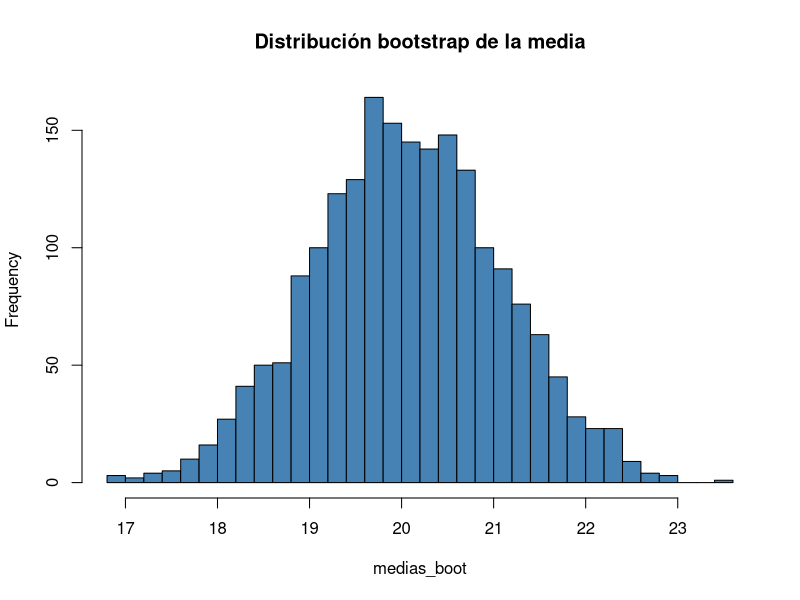
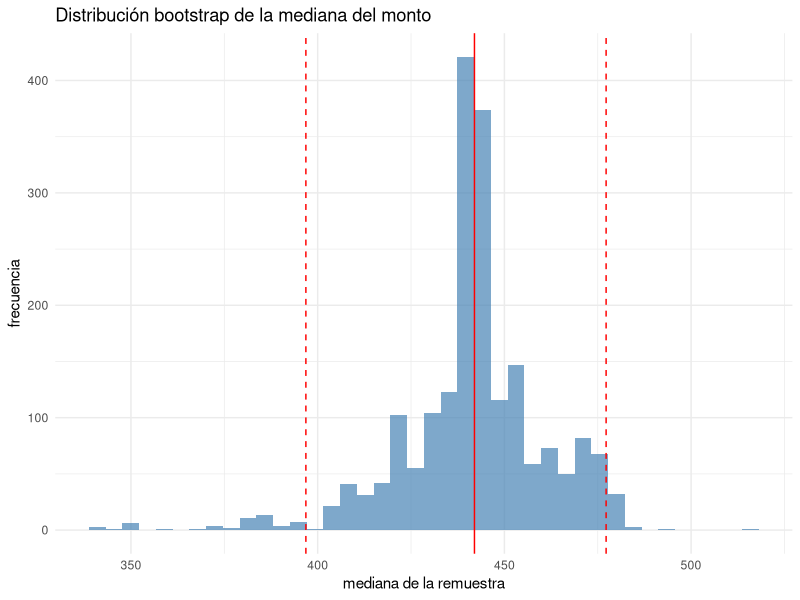
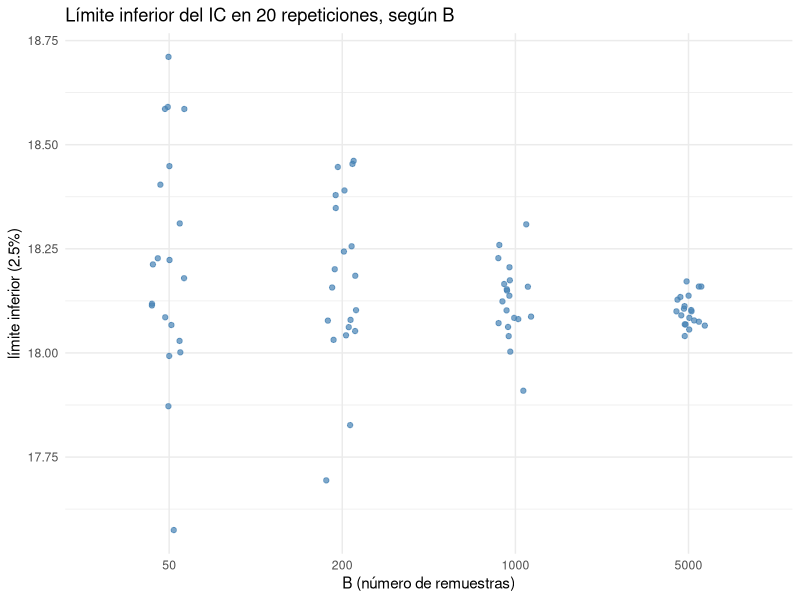

The R script that drew these images, in order:
# =============================================================================
# Sesión 6b — Bootstrap
# Curso de nivelación en R — CIMAT Aguascalientes
# =============================================================================
#
# Objetivo de la sesión (2h):
#   Entender el bootstrap como técnica de remuestreo para aproximar la
#   distribución muestral de un estadístico sin depender de supuestos
#   paramétricos, construir intervalos de confianza bootstrap (método
#   percentil), y aplicarlo a estadísticos sin fórmula cerrada simple
#   (mediana, correlación, diferencia de medias).

library(tidyverse)

# -----------------------------------------------------------------------------
# 1. ¿Qué es bootstrap? Remuestreo con reemplazo
# -----------------------------------------------------------------------------
# Tratamos la muestra que ya tenemos como si fuera la población, y sacamos
# remuestras del mismo tamaño, CON reemplazo.

set.seed(2026)
x <- mtcars$mpg

remuestra <- sample(x, size = length(x), replace = TRUE)
remuestra   # algunos valores se repiten, otros quedan fuera -- así es el chiste

# -----------------------------------------------------------------------------
# 2. Bootstrap manual con replicate()
# -----------------------------------------------------------------------------

set.seed(2026)
B <- 2000   # número de remuestras
medias_boot <- replicate(B, mean(sample(x, replace = TRUE)))

hist(medias_boot, breaks = 40, col = "steelblue", main = "Distribución bootstrap de la media")
mean(medias_boot)   # se acerca a mean(x)
sd(medias_boot)      # "error estándar bootstrap"

# -----------------------------------------------------------------------------
# 3. Intervalo de confianza bootstrap (método percentil)
# -----------------------------------------------------------------------------

quantile(medias_boot, probs = c(0.025, 0.975))

# Comparar contra el intervalo clásico (asume normalidad):
t.test(x)$conf.int

# -----------------------------------------------------------------------------
# 4. Bootstrap para otros estadísticos: mediana
# -----------------------------------------------------------------------------
# No hay una fórmula cerrada simple para el error estándar de la mediana --
# el bootstrap no necesita una.

set.seed(2026)
medianas_boot <- replicate(B, median(sample(x, replace = TRUE)))
quantile(medianas_boot, probs = c(0.025, 0.975))

# -----------------------------------------------------------------------------
# 5. Bootstrap "por filas": estadísticos entre dos variables
# -----------------------------------------------------------------------------
# Para algo como la correlación, no puedes remuestrear cada vector por
# separado -- rompería la relación entre las variables. Remuestreas FILAS.

n <- nrow(mtcars)
set.seed(2026)
cors_boot <- replicate(B, {
  filas <- sample(1:n, size = n, replace = TRUE)
  muestra <- mtcars[filas, ]
  cor(muestra$mpg, muestra$hp)
})

quantile(cors_boot, probs = c(0.025, 0.975))
cor(mtcars$mpg, mtcars$hp)   # el valor observado, para comparar

# =============================================================================
# EJERCICIOS
# =============================================================================

# 1. Calcula un intervalo de confianza bootstrap (percentil, B = 2000) para
#    la desviación estándar de mtcars$hp.

# 2. Calcula un intervalo de confianza bootstrap para la correlación entre
#    wt y mpg en mtcars (remuestreando filas, como en la sección 5).

# 3. Importa data/clima.csv y compara el intervalo de confianza bootstrap
#    para la media de precipitacion_mm contra el de t.test(). ¿Son
#    parecidos? (Pista: precipitación suele ser una variable asimétrica.)

# 4. (Reto) Simula dos muestras normales grupo1 y grupo2 (como en la sesión
#    6) y calcula un intervalo de confianza bootstrap para la diferencia de
#    medias (mean(grupo1) - mean(grupo2)), remuestreando cada grupo por
#    separado dentro de un solo replicate(). Compáralo con el intervalo de
#    t.test(grupo1, grupo2).

# =============================================================================
# EJEMPLOS
# =============================================================================

# Ejemplo 1: diferencia de temperatura entre ciudades (datos reales)
# Cierra el círculo con el t.test(temperatura_c ~ ciudad) de la sesión 6,
# pero ahora con un intervalo de confianza bootstrap.

clima <- read_csv("data/clima.csv")

diferencia_temp <- function(datos) {
  medias <- tapply(datos$temperatura_c, datos$ciudad, mean)
  medias[1] - medias[2]
}

diferencia_temp(clima)   # diferencia observada, sin remuestrear

n_clima <- nrow(clima)
set.seed(2026)
dif_boot <- replicate(B, {
  filas <- sample(1:n_clima, size = n_clima, replace = TRUE)
  diferencia_temp(clima[filas, ])
})

quantile(dif_boot, probs = c(0.025, 0.975))

# Comparar contra el intervalo de confianza clásico de la sesión 6:
t.test(temperatura_c ~ ciudad, data = clima)$conf.int

# Ejemplo 2: ver la distribución bootstrap -- mediana del monto de venta
ventas <- read_csv("data/ventas.csv")

set.seed(2026)
medianas_monto <- replicate(B, median(sample(ventas$monto, replace = TRUE)))
ic_mediana <- quantile(medianas_monto, probs = c(0.025, 0.975))
ic_mediana

tibble(mediana = medianas_monto) %>%
  ggplot(aes(mediana)) +
  geom_histogram(bins = 40, fill = "steelblue", alpha = 0.7) +
  geom_vline(xintercept = median(ventas$monto), color = "red") +            # mediana observada
  geom_vline(xintercept = ic_mediana, color = "red", linetype = "dashed") + # límites del IC
  labs(title = "Distribución bootstrap de la mediana del monto",
       x = "mediana de la remuestra", y = "frecuencia") +
  theme_minimal()

# Ejemplo 3: una proporción -- préstamos sin devolver
# Una proporción es la media de un vector lógico: mismo procedimiento.
prestamos <- read_csv("data/prestamos.csv")

sin_devolver <- is.na(prestamos$fecha_devolucion)   # TRUE/FALSE por préstamo
mean(sin_devolver)                                  # proporción observada

set.seed(2026)
prop_boot <- replicate(B, mean(sample(sin_devolver, replace = TRUE)))
quantile(prop_boot, probs = c(0.025, 0.975))

# Ejemplo 4: estadístico propio con muestra chica (n = 25) -- coeficiente de variación
empleados <- read_csv("data/empleados.csv")

coef_variacion <- function(v) sd(v) / mean(v)
coef_variacion(empleados$salario)

set.seed(2026)
cv_boot <- replicate(B, coef_variacion(sample(empleados$salario, replace = TRUE)))
quantile(cv_boot, probs = c(0.025, 0.975))

# Ejemplo 5: ¿cuántas remuestras B? El IC se estabiliza al crecer B
limite_inferior <- function(b) {
  quantile(replicate(b, mean(sample(x, replace = TRUE))), probs = 0.025)
}

set.seed(2026)
estabilidad <- tibble(
  remuestras = rep(c(50, 200, 1000, 5000), each = 20),   # 20 repeticiones por cada B
  limite     = sapply(remuestras, limite_inferior)
)

ggplot(estabilidad, aes(factor(remuestras), limite)) +
  geom_jitter(width = 0.1, color = "steelblue", alpha = 0.7) +
  labs(title = "Límite inferior del IC en 20 repeticiones, según B",
       x = "B (número de remuestras)", y = "límite inferior (2.5%)") +
  theme_minimal()

# 5. Usando el mismo patrón de "remuestrear filas + función propia", calcula
#    un intervalo de confianza bootstrap para la diferencia de precipitación
#    promedio entre las dos ciudades de clima.csv.

# 6. (Reto) Escribe una función bootstrap_ic(x, FUN, B = 2000, conf = 0.95)
#    que reciba un vector, una función (mean, median, sd...) y regrese el
#    intervalo de confianza bootstrap para ese estadístico. Pruébala con
#    al menos dos funciones distintas sobre mtcars$qsec.

# 7. Los tiempos de espera (en minutos) de 20 clientes en una ventanilla:
#      espera <- c(3, 5, 4, 7, 2, 6, 4, 5, 3, 8, 4, 6, 5, 3, 7, 4, 5, 42, 6, 4)
#    Calcula un intervalo de confianza bootstrap para la media y otro para
#    la mediana. ¿Cuál es más ancho? ¿Qué valor de los datos lo explica?

# 8. Con setosa <- iris$Sepal.Length[iris$Species == "setosa"], calcula un
#    intervalo de confianza bootstrap para la mediana y grafica el
#    histograma de la distribución bootstrap, marcando con líneas verticales
#    la mediana observada y los dos límites del intervalo.

# 9. En mtcars, am == 1 indica transmisión manual. Calcula un intervalo de
#    confianza bootstrap para la proporción de autos manuales.

# 10. Importa data/libros.csv y calcula un intervalo de confianza bootstrap
#     para el percentil 90 de num_paginas (quantile(v, 0.9)).

# 11. Corre estas líneas para que todos tengan los mismos datos:
#       set.seed(10)
#       muestra_chica  <- rexp(15,  rate = 1 / 20)
#       muestra_grande <- rexp(150, rate = 1 / 20)
#     Calcula el intervalo de confianza bootstrap para la media de cada una
#     y compara sus anchos con diff(). ¿Qué pasa al tener más datos?

# 12. (Reto) Calcula la distribución bootstrap del máximo de mtcars$mpg y
#     revísala con table(). ¿Por qué toma tan pocos valores distintos? ¿Es
#     confiable un intervalo de confianza construido así?
